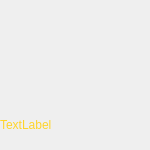
<?xml version="1.0" encoding="UTF-8"?>
<ui version="4.0">
 <class>CArmDialog</class>
 <widget class="QDialog" name="CArmDialog">
  <property name="geometry">
   <rect>
    <x>0</x>
    <y>0</y>
    <width>150</width>
    <height>150</height>
   </rect>
  </property>
  <property name="minimumSize">
   <size>
    <width>150</width>
    <height>150</height>
   </size>
  </property>
  <property name="maximumSize">
   <size>
    <width>300</width>
    <height>300</height>
   </size>
  </property>
  <property name="windowTitle">
   <string>Dialog</string>
  </property>
  <layout class="QGridLayout" name="gridLayout">
   <property name="leftMargin">
    <number>0</number>
   </property>
   <property name="topMargin">
    <number>0</number>
   </property>
   <property name="rightMargin">
    <number>0</number>
   </property>
   <property name="bottomMargin">
    <number>0</number>
   </property>
   <property name="spacing">
    <number>0</number>
   </property>
   <item row="0" column="0">
    <widget class="QLabel" name="statusLabel">
     <property name="minimumSize">
      <size>
       <width>150</width>
       <height>150</height>
      </size>
     </property>
     <property name="maximumSize">
      <size>
       <width>150</width>
       <height>150</height>
      </size>
     </property>
     <property name="styleSheet">
      <string notr="true"/>
     </property>
     <property name="text">
      <string/>
     </property>
    </widget>
   </item>
   <item row="1" column="0">
    <widget class="QLabel" name="textLabel">
     <property name="minimumSize">
      <size>
       <width>150</width>
       <height>50</height>
      </size>
     </property>
     <property name="maximumSize">
      <size>
       <width>150</width>
       <height>50</height>
      </size>
     </property>
     <property name="styleSheet">
      <string notr="true">QLabel
{
background:transparent;
border:none;
color:#FFFFD42A;
font: 16px &quot;Microsoft YaHei&quot;;
}</string>
     </property>
     <property name="text">
      <string>TextLabel</string>
     </property>
    </widget>
   </item>
  </layout>
 </widget>
 <resources/>
 <connections/>
</ui>
